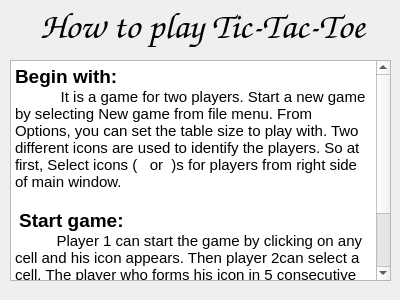
<?xml version="1.0" encoding="UTF-8"?>
<ui version="4.0">
 <class>Help</class>
 <widget class="QDialog" name="Help">
  <property name="geometry">
   <rect>
    <x>0</x>
    <y>0</y>
    <width>400</width>
    <height>300</height>
   </rect>
  </property>
  <property name="windowTitle">
   <string>How to play</string>
  </property>
  <widget class="QLabel" name="label">
   <property name="geometry">
    <rect>
     <x>40</x>
     <y>-10</y>
     <width>341</width>
     <height>71</height>
    </rect>
   </property>
   <property name="font">
    <font>
     <family>URW Chancery L</family>
     <pointsize>28</pointsize>
     <weight>75</weight>
     <italic>true</italic>
     <bold>true</bold>
    </font>
   </property>
   <property name="text">
    <string>How to play Tic-Tac-Toe</string>
   </property>
  </widget>
  <widget class="QTextEdit" name="textEdit">
   <property name="enabled">
    <bool>true</bool>
   </property>
   <property name="geometry">
    <rect>
     <x>10</x>
     <y>60</y>
     <width>381</width>
     <height>221</height>
    </rect>
   </property>
   <property name="font">
    <font>
     <kerning>true</kerning>
    </font>
   </property>
   <property name="html">
    <string>&lt;!DOCTYPE HTML PUBLIC &quot;-//W3C//DTD HTML 4.0//EN&quot; &quot;http://www.w3.org/TR/REC-html40/strict.dtd&quot;&gt;
&lt;html&gt;&lt;head&gt;&lt;meta name=&quot;qrichtext&quot; content=&quot;1&quot; /&gt;&lt;style type=&quot;text/css&quot;&gt;
p, li { white-space: pre-wrap; }
&lt;/style&gt;&lt;/head&gt;&lt;body style=&quot; font-family:'Ubuntu'; font-size:11pt; font-weight:400; font-style:normal;&quot;&gt;
&lt;p style=&quot; margin-top:0px; margin-bottom:0px; margin-left:0px; margin-right:0px; -qt-block-indent:0; text-indent:0px;&quot;&gt;&lt;span style=&quot; font-size:14pt; font-weight:600;&quot;&gt;Begin with:&lt;/span&gt;&lt;/p&gt;
&lt;p style=&quot; margin-top:0px; margin-bottom:0px; margin-left:0px; margin-right:0px; -qt-block-indent:0; text-indent:0px;&quot;&gt;           It is a game for two players. Start a new game by selecting New game from file menu. From Options, you can set the table size to play with. Two different icons are used to identify the players. So at first, Select icons (  &lt;img src=&quot;:/images/tru.png&quot; /&gt; or &lt;img src=&quot;:/images/fal.png&quot; /&gt; )s for players from right side of main window.&lt;/p&gt;
&lt;p style=&quot;-qt-paragraph-type:empty; margin-top:0px; margin-bottom:0px; margin-left:0px; margin-right:0px; -qt-block-indent:0; text-indent:0px;&quot;&gt;&lt;br /&gt;&lt;/p&gt;
&lt;p style=&quot; margin-top:0px; margin-bottom:0px; margin-left:0px; margin-right:0px; -qt-block-indent:0; text-indent:0px;&quot;&gt; &lt;span style=&quot; font-size:14pt; font-weight:600;&quot;&gt;Start game:&lt;/span&gt;&lt;/p&gt;
&lt;p style=&quot; margin-top:0px; margin-bottom:0px; margin-left:0px; margin-right:0px; -qt-block-indent:0; text-indent:0px;&quot;&gt;          Player 1 can start the game by clicking on any cell and his icon appears. Then player 2can select a cell. The player who forms his icon in 5 consecutive horizontal, vertical or diagonal cells at first wons the game.&lt;/p&gt;
&lt;p style=&quot;-qt-paragraph-type:empty; margin-top:0px; margin-bottom:0px; margin-left:0px; margin-right:0px; -qt-block-indent:0; text-indent:0px;&quot;&gt;&lt;br /&gt;&lt;/p&gt;
&lt;p align=&quot;center&quot; style=&quot; margin-top:0px; margin-bottom:0px; margin-left:0px; margin-right:0px; -qt-block-indent:0; text-indent:0px;&quot;&gt;&lt;span style=&quot; font-size:14pt;&quot;&gt;Here you go...&lt;/span&gt;&lt;/p&gt;&lt;/body&gt;&lt;/html&gt;</string>
   </property>
  </widget>
 </widget>
 <resources/>
 <connections/>
</ui>
